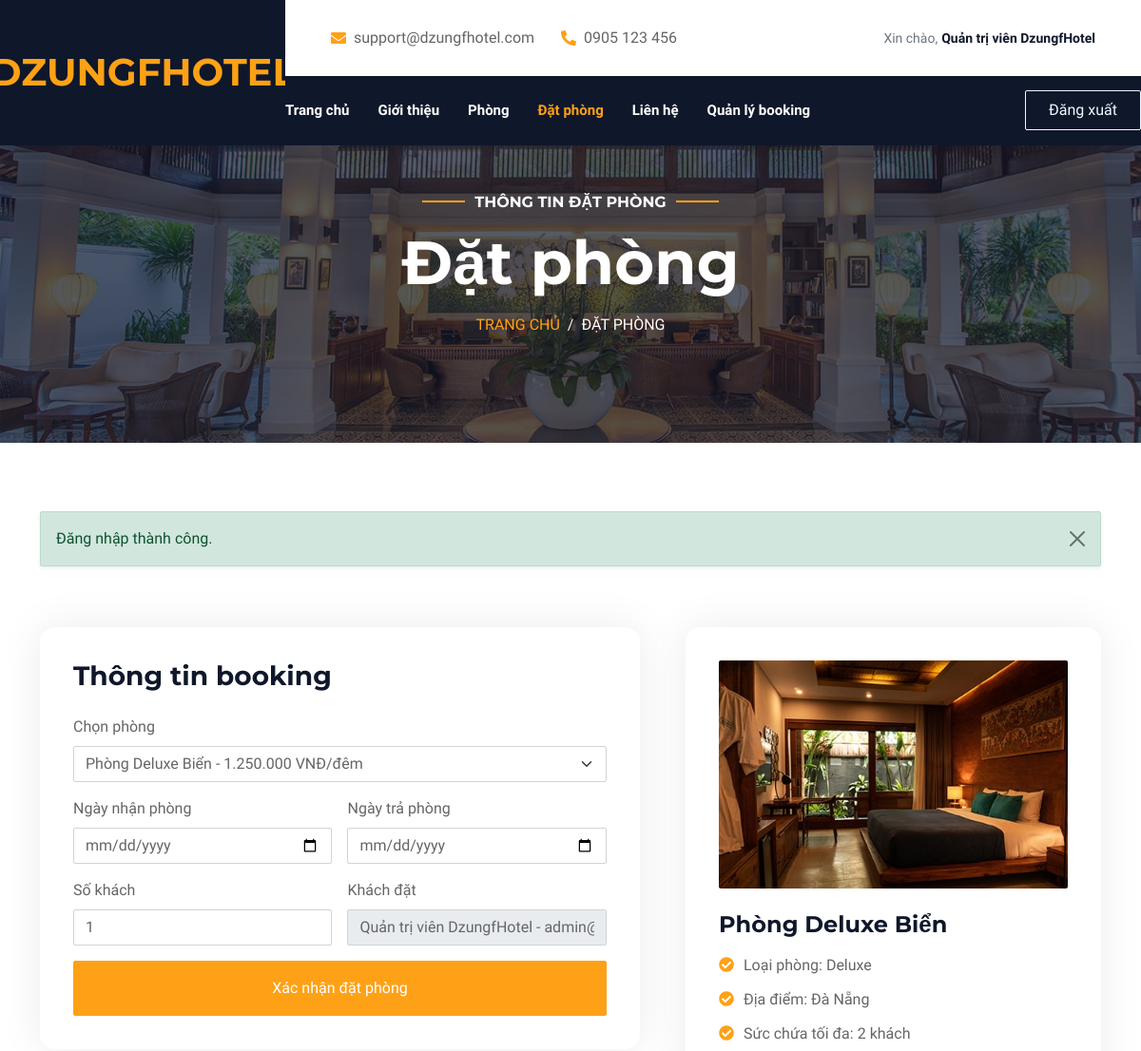
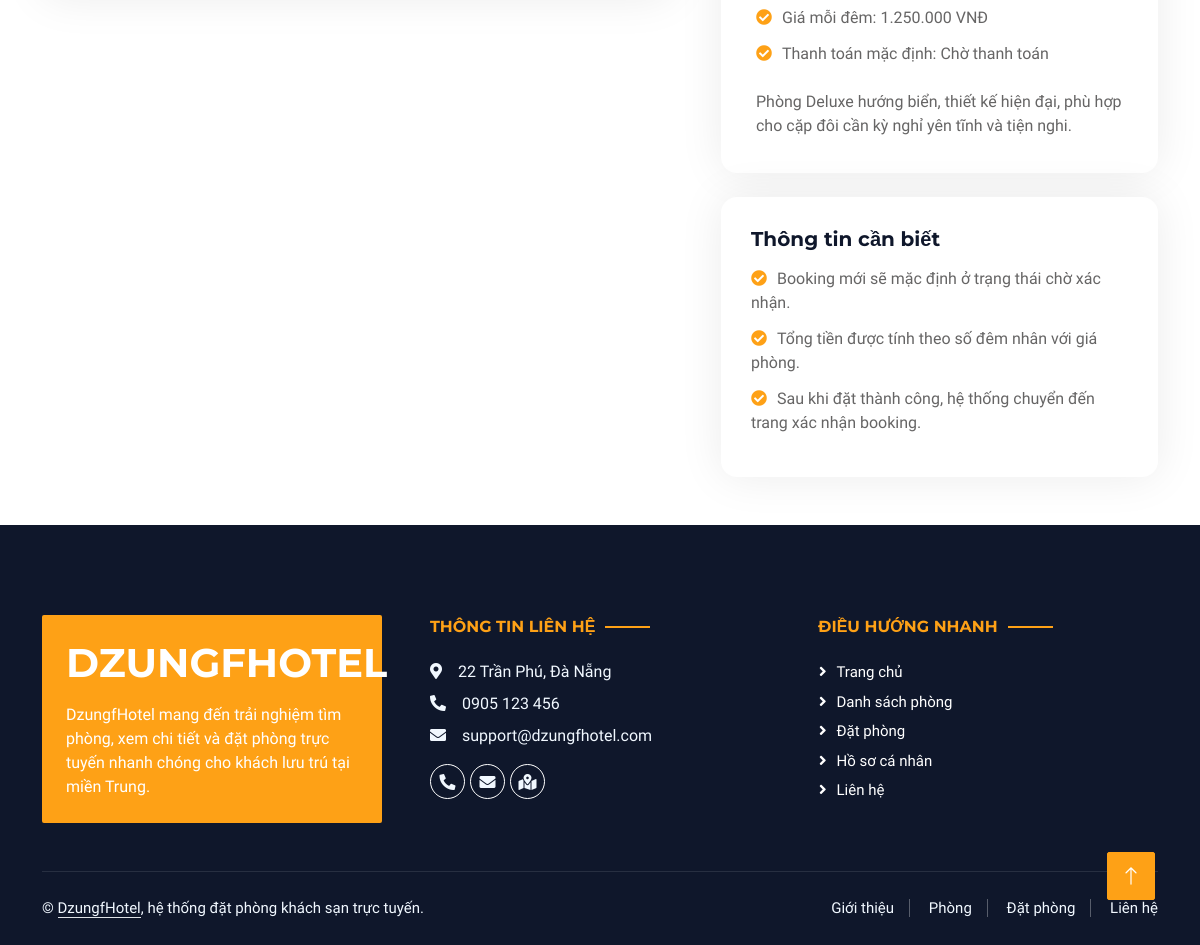
Page /booking.php?room_id=1 (signed in) on the committed database (2 pictures, top to bottom).
### tables this page shows
CREATE TABLE rooms (
    id INT AUTO_INCREMENT PRIMARY KEY,
    room_name VARCHAR(120) NOT NULL,
    room_type VARCHAR(80) NOT NULL,
    location VARCHAR(120) DEFAULT 'Đà Nẵng',
    price DECIMAL(10,2) NOT NULL,
    capacity INT NOT NULL,
    image VARCHAR(255),
    description TEXT,
    status ENUM('available', 'booked', 'maintenance') NOT NULL DEFAULT 'available',
    created_at TIMESTAMP DEFAULT CURRENT_TIMESTAMP
);

### booking.php (the view, shortened to what this page needs)
<?php
require_once __DIR__ . '/includes/auth.php';
$db = get_db();
$availableRooms = [];
$roomLookup = [];
$roomsResult = $db->query("SELECT id, room_name, room_type, location, price, capacity, image, description FROM rooms WHERE status = 'available' ORDER BY room_name ASC");
if ($roomsResult) {
    while ($row = $roomsResult->fetch_assoc()) {
        $availableRooms[] = $row;
        $roomLookup[(int) $row['id']] = $row;
    }
}
$selectedRoomId = (int) ($_POST['room_id'] ?? $_GET['room_id'] ?? 0);
$selectedRoom = $selectedRoomId > 0 ? ($roomLookup[$selectedRoomId] ?? null) : null;
$checkInValue = trim((string) ($_POST['check_in'] ?? $_GET['check_in'] ?? ''));
$checkOutValue = trim((string) ($_POST['check_out'] ?? $_GET['check_out'] ?? ''));
$guestsValue = trim((string) ($_POST['guests'] ?? $_GET['guests'] ?? '1'));
require_once __DIR__ . '/includes/header.php';
?>
<div class="container-xxl py-5">
    <div class="container">
        <div class="row g-5">
            <div class="col-lg-7">
                <div class="form-card">
                    <h3 class="mb-4">Thông tin booking</h3>
                    <form method="post" action="<?= e(url('booking.php')) ?>">
                        <div class="row g-3">
                            <div class="col-12">
                                <label for="room_id" class="form-label fw-semibold">Chọn phòng</label>
                                <select class="form-select" id="room_id" name="room_id" required>
                                    <?php foreach ($availableRooms as $room): ?>
                                        <option value="<?= e((string) $room['id']) ?>" <?= (int) $room['id'] === $selectedRoomId ? 'selected' : '' ?>>
                                            <?= e((string) $room['room_name']) ?> - <?= e(format_currency((string) $room['price'])) ?>/đêm
                                        </option>
                                    <?php endforeach; ?>
                                </select>
                            </div>
                            <div class="col-md-6">
                                <label for="check_in" class="form-label fw-semibold">Ngày nhận phòng</label>
                                <input type="date" class="form-control" id="check_in" name="check_in" value="<?= e($checkInValue) ?>" min="<?= e(date('Y-m-d')) ?>" required>
                            </div>
                            <div class="col-md-6">
                                <label for="check_out" class="form-label fw-semibold">Ngày trả phòng</label>
                                <input type="date" class="form-control" id="check_out" name="check_out" value="<?= e($checkOutValue) ?>" min="<?= e(date('Y-m-d', strtotime('+1 day'))) ?>" required>
                            </div>
                            <div class="col-md-6">
                                <label for="guests" class="form-label fw-semibold">Số khách</label>
                                <input type="number" class="form-control" id="guests" name="guests" min="1" max="10" value="<?= e($guestsValue === '' ? '1' : $guestsValue) ?>" required>
                            </div>
                            <div class="col-md-6">
                                <label class="form-label fw-semibold">Khách đặt</label>
                                <input type="text" class="form-control" value="<?= e((string) $currentUser['full_name']) ?> - <?= e((string) $currentUser['email']) ?>" readonly>
                            </div>
                            <div class="col-12">
                                <button class="btn btn-primary w-100 py-3" type="submit">Xác nhận đặt phòng</button>
                            </div>
                        </div>
                    </form>
                </div>
            </div>
            <div class="col-lg-5">
                <?php if ($selectedRoom): ?>
                    <div class="room-sidebar-card mb-4">
                        <img class="img-fluid rounded room-card-image mb-4" src="<?= e(asset((string) $selectedRoom['image'])) ?>" alt="<?= e((string) $selectedRoom['room_name']) ?>">
                        <h4 class="mb-3"><?= e((string) $selectedRoom['room_name']) ?></h4>
                        <ul class="list-check mb-4">
                            <li><i class="fa fa-check-circle"></i>Loại phòng: <?= e((string) $selectedRoom['room_type']) ?></li>
                            <li><i class="fa fa-check-circle"></i>Địa điểm: <?= e((string) $selectedRoom['location']) ?></li>
                            <li><i class="fa fa-check-circle"></i>Sức chứa tối đa: <?= e((string) $selectedRoom['capacity']) ?> khách</li>
                            <li><i class="fa fa-check-circle"></i>Giá mỗi đêm: <?= e(format_currency((string) $selectedRoom['price'])) ?></li>
                            <li><i class="fa fa-check-circle"></i>Thanh toán mặc định: Chờ thanh toán</li>
                        </ul>
                        <p class="mb-0"><?= e((string) $selectedRoom['description']) ?></p>
                    </div>
                <?php endif; ?>
                <div class="summary-card">
                    <h5 class="mb-3">Thông tin cần biết</h5>
                    <ul class="list-check mb-0">
                        <li><i class="fa fa-check-circle"></i>Booking mới sẽ mặc định ở trạng thái chờ xác nhận.</li>
                        <li><i class="fa fa-check-circle"></i>Tổng tiền được tính theo số đêm nhân với giá phòng.</li>
                        <li><i class="fa fa-check-circle"></i>Sau khi đặt thành công, hệ thống chuyển đến trang xác nhận booking.</li>
                    </ul>
                </div>
            </div>
        </div>
    </div>
</div>
<?php require_once __DIR__ . '/includes/footer.php'; ?>

### css/style.css (style rules this page uses)
:root { --primary: #FEA116; --light: #F1F8FF; --dark: #0F172B; }
.btn { font-weight: 500; text-transform: uppercase; transition: .5s; }
.btn.btn-primary, .btn.btn-secondary { color: #FFFFFF; }
.btn { text-transform: none; }
.room-item img, .room-card-image, .feature-image { width: 100%; object-fit: cover; }
.room-item img, .room-card-image { height: 240px; }
.info-card, .form-card, .auth-card, .profile-card, .table-card, .summary-card, .room-sidebar-card { background: #FFFFFF; border-radius: 16px; box-shadow: 0 0 45px rgba(0, 0, 0, .08); }
.info-card, .summary-card { padding: 30px; }
.form-card, .auth-card, .profile-card, .table-card, .room-sidebar-card { padding: 35px; }
.list-check { padding-left: 0; list-style: none; }
.list-check li { margin-bottom: 12px; }
.list-check i { color: var(--primary); margin-right: 10px; }

### rows in the picture
rooms: image (picture), room_name "Phòng Deluxe Biển", room_type "Deluxe", location "Đà Nẵng", capacity "2", price "1.250.000 VNĐ", description "Phòng Deluxe hướng biển, thiết kế hiện đại, phù hợp cho cặp đôi cần kỳ nghỉ yên tĩnh và tiện nghi."

### other values in the picture
$currentUser['full_name'] "Quản trị viên DzungfHotel"
$eyebrow "THÔNG TIN ĐẶT PHÒNG"
$title "Đặt phòng"
$title "ĐẶT PHÒNG"
$flash['message'] "Đăng nhập thành công."
form field room_id "Phòng Deluxe Biển - 1.250.000 VNĐ/đêm"
